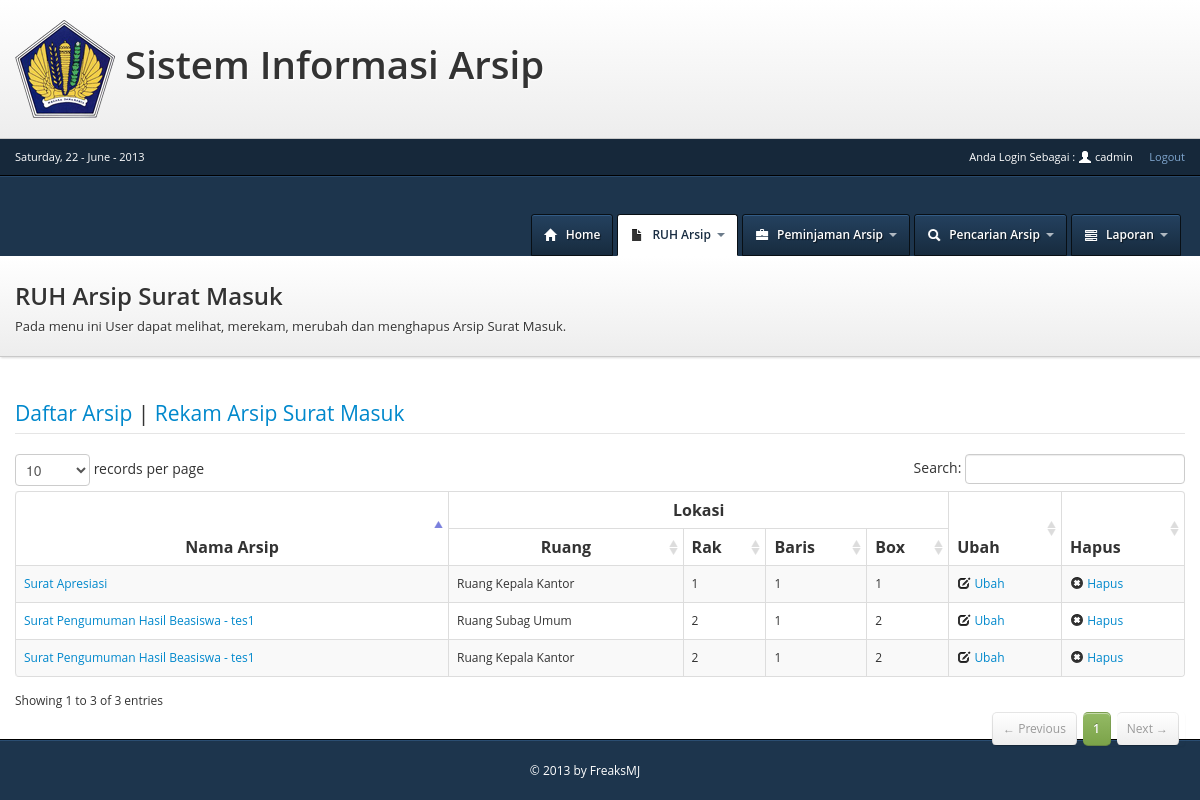
Before: /view/suratmasuk.php (signed in) with the older database file.
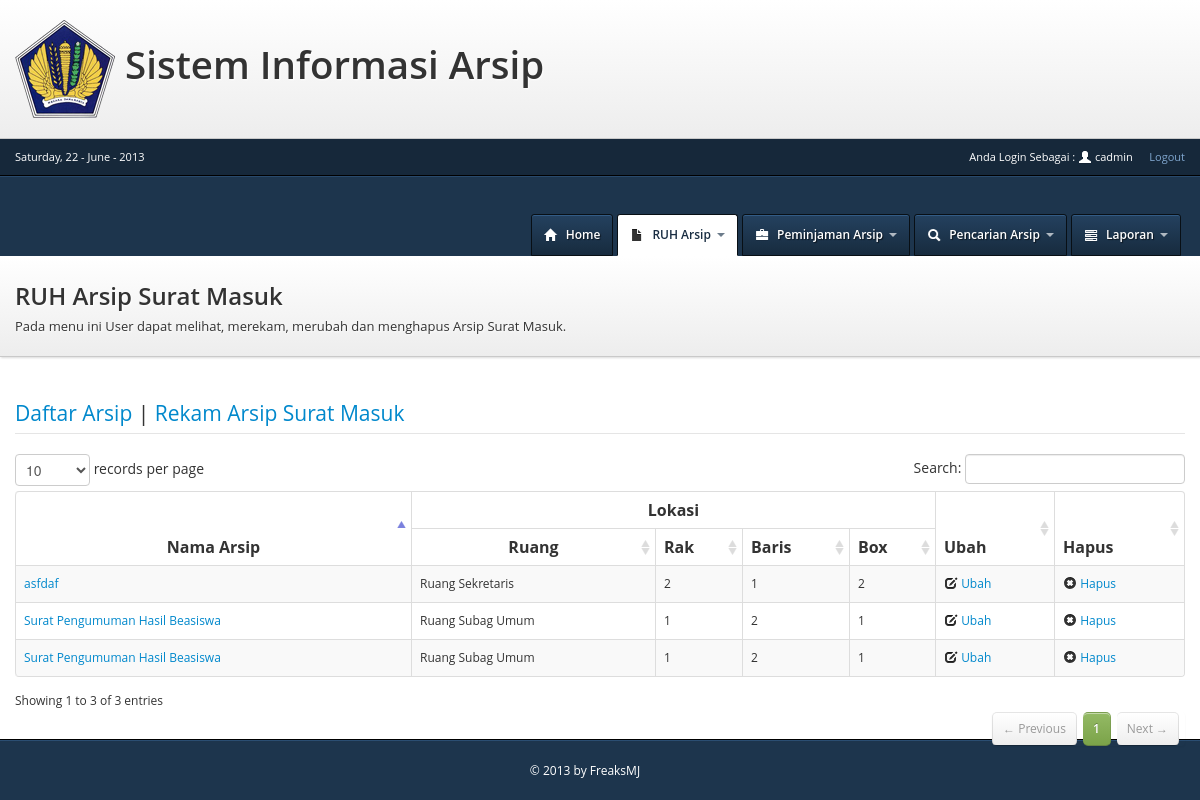
After: the same page with the newer database file.
### tables this page shows
CREATE TABLE IF NOT EXISTS `arsip` (
  `arsip_id` int(11) NOT NULL AUTO_INCREMENT,
  `jenisarsip_id` int(11) NOT NULL,
  `nama_arsip` varchar(255) NOT NULL,
  `ruang` int(5) NOT NULL,
  `rak` int(5) NOT NULL,
  `baris` int(5) NOT NULL,
  `box` int(5) NOT NULL,
  `keyword` varchar(255) DEFAULT NULL,
  `input_date` date NOT NULL,
  `last_update` date NOT NULL,
  PRIMARY KEY (`arsip_id`)
);

CREATE TABLE IF NOT EXISTS `ruang` (
  `ruang_id` int(11) NOT NULL AUTO_INCREMENT,
  `kode_ruang` varchar(3) NOT NULL,
  `nama_ruang` varchar(100) NOT NULL,
  `input_date` date NOT NULL,
  `last_update` date NOT NULL,
  PRIMARY KEY (`ruang_id`)
);

### class/arsip.php (called while the page is built, shortened)
<?php
include_once('../config/class.database.php');
class Arsip{
	public $db1;
	function __construct(){
		$connect = new Database();
		$this->db1 = $connect->connectdb1();
	}
	function getAllarsip($jenis){
		if($jenis!=null){
			$query=$this->db1->query("SELECT a.arsip_id,a.jenisarsip_id,b.nama_jenisarsip,a.nama_arsip,c.nama_ruang,a.rak,a.baris,a.box FROM arsip as a RIGHT JOIN  jenis_arsip as b on a.jenisarsip_id=b.jenisarsip_id,ruang as c WHERE a.ruang=c.ruang_id AND a.jenisarsip_id='$jenis' ORDER BY a.arsip_id");
		}else{
			$query=$this->db1->query("SELECT a.arsip_id,a.jenisarsip_id,b.nama_jenisarsip,a.nama_arsip,c.nama_ruang,a.rak,a.baris,a.box FROM arsip as a RIGHT JOIN  jenis_arsip as b on a.jenisarsip_id=b.jenisarsip_id,ruang as c WHERE a.ruang=c.ruang_id ORDER BY a.arsip_id");
		}
		$jml_data=$query->rowCount();
		if($jml_data>=1){
			$hasil=$query->fetchAll();
			return $hasil;
		}else{
			return $jml_data;
		}
	}
}
?>

### config/class.database.php (called while the page is built, shortened)
<?php
class Database {
	public $host_sitia	="localhost";
	public $user_sitia	="root";
	public $pass_sitia	="";
	public $db_sitia	="sitia";
	public $host_sp2d	="localhost:3355";
	public $user_sp2d	="administrator";
	public $pass_sp2d 	="A02AE24A8CC3A3B233C3456EAB5D85631720572DE5C3E45A30C70833A855A993administrator";
	public $db_sp2d		="sqldb12";
	public function connectdb1(){
		try{
			$this->dbh_sitia = new PDO("mysql:host=$this->host_sitia;dbname=$this->db_sitia",$this->user_sitia,$this->pass_sitia);
			return $this->dbh_sitia;
		}catch(PDOException $e){
			return $e->getMessage();
		}
	}
	public function connectdb2(){
		try{
			$this->dbh_sp2d = new PDO("mysql:host=$this->host_sp2d;dbname=$this->db_sp2d",$this->user_sp2d,$this->pass_sp2d);
			return $this->dbh_sp2d;
		}catch(PDOException $e){
			return $e->getMessage();
		}
	}
}
?>

### controller/smController.php (called while the page is built, shortened)
<?php
	include_once('../class/arsip.php');
	include_once('../class/ruang.php');
	include_once('../class/suratmasuk.php');
	$arsip = new Arsip();
	$jenis=1;
	$all=$arsip->getAllarsip($jenis);
?>

### view/suratmasuk.php (the view, shortened to what this page needs)
<?php
include ("topbar.php");
include_once ('../controller/smController.php');
?>
<!DOCTYPE html>
<html>
 <head>
	<link type="text/css" rel="stylesheet" href="../includes/css/bootstrap.css">
	<link type="text/css" rel="stylesheet" href="../includes/css/application.css">
	<link type="text/css" rel="stylesheet" href="../includes/datepicker/css/datepicker.css">
	<link type="text/css" rel="stylesheet" href="../includes/DT/css/DT_bootstrap.css">
 </head>
<body>
<div id="header">
	<div class="container">
		<a href="index.php" class="brand">Dashboard Admin</a>
		<div class="nav-collapse">
			<ul id="main-nav" class="nav pull-right">
				<li>
					<a href="index.php">
						<i class="icon-home icon-white"></i>
						<span>Home</span>
					</a>
				</li>
				<li class="dropdown active">
					<a href="javascript:;" class="dropdown-toggle" data-toggle="dropdown">
						<i class="icon-file"></i>
						<span>RUH Arsip</span>
						<b class="caret"></b>
					</a>
				</li>
				<li class="dropdown">
					<a href="javascript:;" class="dropdown-toggle" data-toggle="dropdown">
						<i class="icon-briefcase icon-white"></i>
						<span>Peminjaman Arsip</span>
						<b class="caret"></b>
					</a>
				</li>
				<li class="dropdown">
					<a href="search.php">
						<i class="icon-search icon-white"></i>
						<span>Pencarian Arsip</span>
						<b class="caret"></b>
					</a>
				</li>
				<li class="dropdown">
					<a href="javascript:;" class="dropdown-toggle" data-toggle="dropdown">
						<i class="icon-tasks icon-white"></i>
						<span>Laporan</span>
						<b class="caret"></b>
					</a>
				</li>
			</ul>
		</div>
	</div>
</div>
<div id="masthead">
	<div class="container">
		<div class="masthead-pad">
			<div class="masthead-text">
				<h2>RUH Arsip Surat Masuk</h2>
				<p>Pada menu ini User dapat melihat, merekam, merubah dan menghapus Arsip Surat Masuk.</p>
			</div>
		</div>
	</div>
</div>
<?php
$modul=$_GET['modul'];
switch($modul){
default :
?>
<div id="content">
	<div class="container">
	<div id="legend">
	  <legend class=""><a href="suratmasuk.php">Daftar Arsip</a> | <a href="suratmasuk.php?modul=tambah">Rekam Arsip Surat Masuk</a></legend>
	</div>
	<table cellpadding="0" cellspacing="0" border="0" class="table table-striped table-bordered" id="example">
	<thead>
		<tr>
			<th rowspan="2"><center>Nama Arsip</center></th>
			<th colspan="4"><center>Lokasi</center></th>
			<th rowspan="2">Ubah</th>
			<th rowspan="2">Hapus</th>
		</tr>
		<tr>
			<th><center>Ruang</center></th>
			<th>Rak</th>
			<th>Baris</th>
			<th>Box</th>
		</tr>
	</thead>
	<tbody>
<?php
	if($all!=0){
	foreach($all as $display){
			echo "<tr>";
			echo "<td>
					<a href=\"suratmasuk.php?modul=detail&id=".$display['arsip_id']."\">
					".$display['nama_arsip']."
					</a>
				   </td>";
			echo "<td>".$display['nama_ruang']."</td>";
			echo "<td>".$display['rak']."</td>";
			echo "<td>".$display['baris']."</td>";
			echo "<td>".$display['box']."</td>";
			echo "<td>
					<a href=\"suratmasuk.php?modul=ubah&id=".$display['arsip_id']."\">
						<i class=\"icon-edit\"></i>
						<span>Ubah</span>
					</a>
				  </td>";
			echo "<td>
					<a href=\"suratmasuk.php?delete=".$display['arsip_id']."\" data-confirm='Anda Yakin Akan menghapus Arsip : ".$display['nama_arsip']." ?'>
						<i class=\"icon-remove-sign\"></i>
						<span>Hapus</span>
					</a>
				 </td>";
	}
	}else{
		echo "<div class=\"alert alert-error\">
				  Data Tidak Ada
				  <buttontype=\"button\" class=\"close\" data-dismiss=\"alert\">&times;</button>
				  </div>";
	}
?>
</table>
		</div>
	</div>
<?php
break;
?>
<?php
}
?>
<?php
include("footer.php");
?>

### view/topbar.php (shortened to what this page needs)
<!DOCTYPE html>
<html>
 <head>
    <link type="text/css" rel="stylesheet" href="../includes/css/bootstrap.css">
	<link rel="stylesheet" href="../includes/css/application.css">
 </head>
 <body>
 <div id="wrapper">
 <div id="masthead">
	<div class="container">
		<div class="masthead-pad">
			<div class="masthead-text">
				<h1><img alt="" src="../includes/img/depkeu_Logo.png" />   Sistem Informasi Arsip </h1>
				</div>
		</div>
	</div>
</div>
<div id="topbar">
	<div class="container">
	<div id="top-nav">
<ul class>
<?php
	$my_t=getdate(date("U"));
	echo "<li>$my_t[weekday], $my_t[mday] - $my_t[month] - $my_t[year]</a>";
?>
</ul>
			<ul class="pull-right">
				<li>Anda Login Sebagai : <i class="icon-user icon-white"></i>
				<?php
				if(isset($_SESSION['login'])){
					echo " ".$_SESSION['username']." ";
				}
				?>
				</li>
				<li><a href="logout.php">Logout</a></li>
			</ul>
		</div>
	</div>
</div>
</body>
</html>

### view/footer.php
<!DOCTYPE html>
<html>
 <head>
 </head>
 <body>
 <div id="footer">
	<div class="container">
		<div class="row">
			<div>
				<p><center>&copy 2013 by FreaksMJ</center></p>
			</div>
		</div>
	</div>
</div>
 </body>
 </html>

Changed rows visible on the page:
removed arsip: nama_arsip "Surat Pengumuman Hasil Beasiswa - tes1", ruang.nama_ruang "Ruang Subag Umum", rak "2", baris "1", box "2"
removed arsip: nama_arsip "Surat Pengumuman Hasil Beasiswa - tes1", ruang.nama_ruang "Ruang Kepala Kantor", rak "2", baris "1", box "2"
removed arsip: nama_arsip "Surat Apresiasi", ruang.nama_ruang "Ruang Kepala Kantor", rak "1", baris "1", box "1"
added arsip: nama_arsip "Surat Pengumuman Hasil Beasiswa", ruang.nama_ruang "Ruang Subag Umum", rak "1", baris "2", box "1"
added arsip: nama_arsip "Surat Pengumuman Hasil Beasiswa", ruang.nama_ruang "Ruang Subag Umum", rak "1", baris "2", box "1"
added arsip: nama_arsip "asfdaf", ruang.nama_ruang "Ruang Sekretaris", rak "2", baris "1", box "2"
